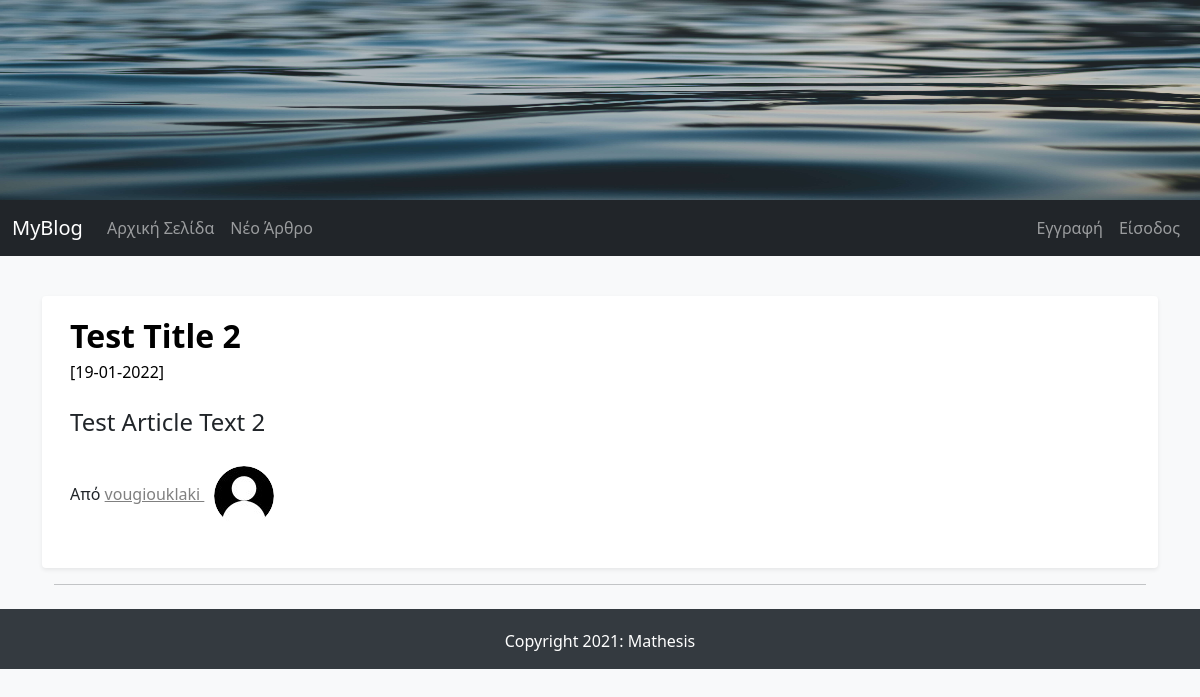
Page /full_article/2 on the earlier database version.
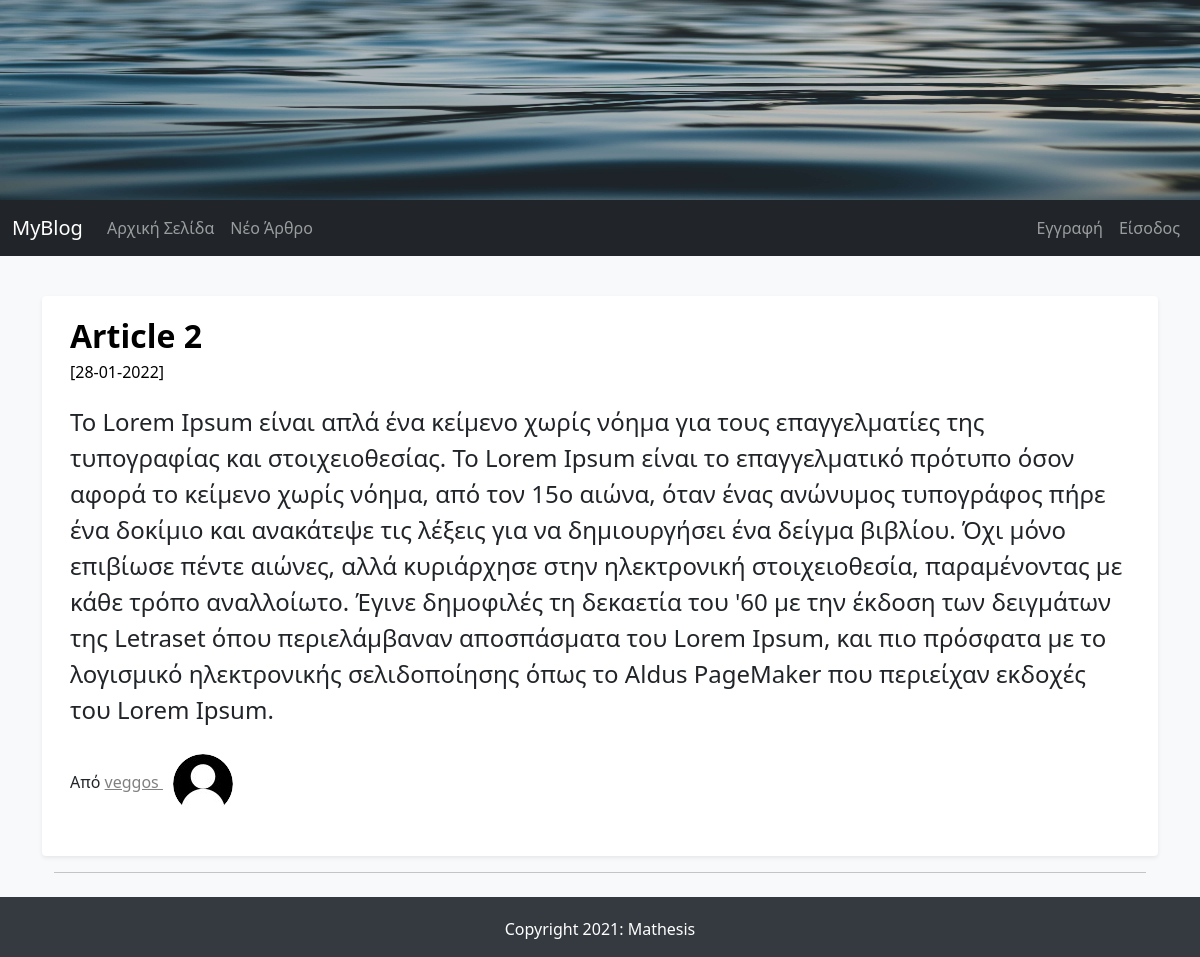
Same page on the later database version.
### FlaskBlogApp/models.py (models this page shows, shortened)
class Article(db.Model):
    id = db.Column(db.Integer, primary_key=True)
    article_title = db.Column(db.String(50), nullable=False)
    article_body = db.Column(db.Text(), nullable=False)
    article_image = db.Column(db.String(30), default='default_article_image.jpg', nullable=False)
    date_created = db.Column(db.DateTime, default=datetime.utcnow, nullable=False)
    user_id = db.Column(db.Integer, db.ForeignKey('user.id'), nullable=False) # user.id of the table not of the class

class User(db.Model, UserMixin): # UserMixin extends class to flask-login capabilities
    id = db.Column(db.Integer, primary_key=True)
    username = db.Column(db.String(15), unique=True, nullable=False)
    email = db.Column(db.String(150), unique=True, nullable=False)
    password = db.Column(db.String(36), nullable=False)
    profile_image = db.Column(db.String(30), default='default_profile_image.jpg')
    articles = db.relationship('Article', backref='author', lazy=True) # Article - relationship with the model not the table

### FlaskBlogApp/routes.py (the view)
@app.route("/full_article/<int:article_id>", methods=["GET"])
def full_article(article_id):
    article = Article.query.get_or_404(article_id)
    return render_template("full_article.html", article=article)

### FlaskBlogApp/templates/full_article.html (shortened to what this page needs)
{% extends "base.html" %}
{% block content %}
    <main role="main" class="container">
        {% if article %}
            <div class="row my-3 p-3 bg-body rounded shadow-sm">
                <div class="col col-md-12">
                <div class="main-article-title">
                    {{ article.article_title | safe }}
                </div>
                <small class="article_date">[{{ article.date_created.strftime('%d-%m-%Y') }}]</small>
                <p class="main-article-partial-text">
                    {{ article.article_body | safe }}
                </p>
                <p class="">Από
                    <span>
                    <a class="author-name" href="{{ url_for('articles_by_author', author_id=article.author.id) }}"> {{ article.author.username }}
                        <img class="rounded-circle profile-image" alt="{{ article.author.username }}" src="{{ url_for('static', filename='images/profiles_images/'+article.author.profile_image) }}" data-holder-rendered="true" data-bs-toggle="tooltip" data-bs-placement="top" title="{{ article.author.username }}">
                    </a>
                    </span>
                </p>
                </div>
            </div>
            <hr>
        {% endif %}
    </main>
{% endblock content %}

Differences in the rows shown:
no longer on this page (row edited): User: author.username "vougiouklaki", profile_image (placeholder picture)
changed Article: article_title "Test Title 2" → "Article 2"; date_created "19-01-2022" → "28-01-2022"; article_body "Test Article Text 2" → "Το Lorem Ipsum είναι απλά ένα κείμενο χωρίς νόημα για τους επαγγελματίες της τυπογραφίας και στοιχειοθεσίας. Το Lorem Ipsum είναι το επαγγελματικό πρότυπο όσον αφορά το κείμενο χωρίς νόημα, από τον 15ο αιώνα, όταν ένας ανώνυμος τυπογράφος πήρε ένα δοκίμιο και ανακάτεψε τις λέξεις για να δημιουργήσει ένα δείγμα βιβλίου. Όχι μόνο επιβίωσε πέντε αιώνες, αλλά κυριάρχησε στην ηλεκτρονική στοιχειοθεσία, παραμένοντας με κάθε τρόπο αναλλοίωτο. Έγινε δημοφιλές τη δεκαετία του '60 με την έκδοση των δειγμάτων της Letraset όπου περιελάμβαναν αποσπάσματα του Lorem Ipsum, και πιο πρόσφατα με το λογισμικό ηλεκτρονικής σελιδοποίησης όπως το Aldus PageMaker που περιείχαν εκδοχές του Lorem Ipsum."
now on this page (row edited): User: author.username "veggos", profile_image (placeholder picture)
